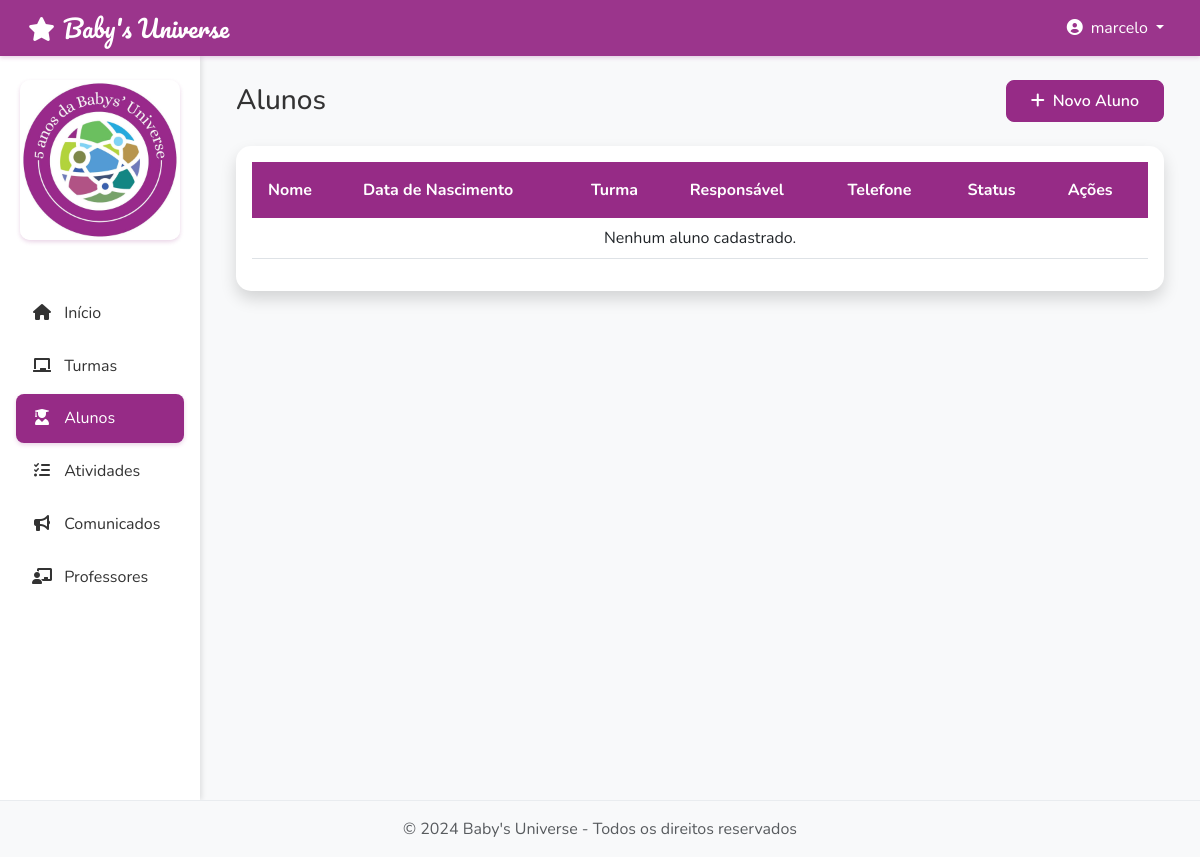
The page /alunos/ (signed in) on the database as committed earlier.
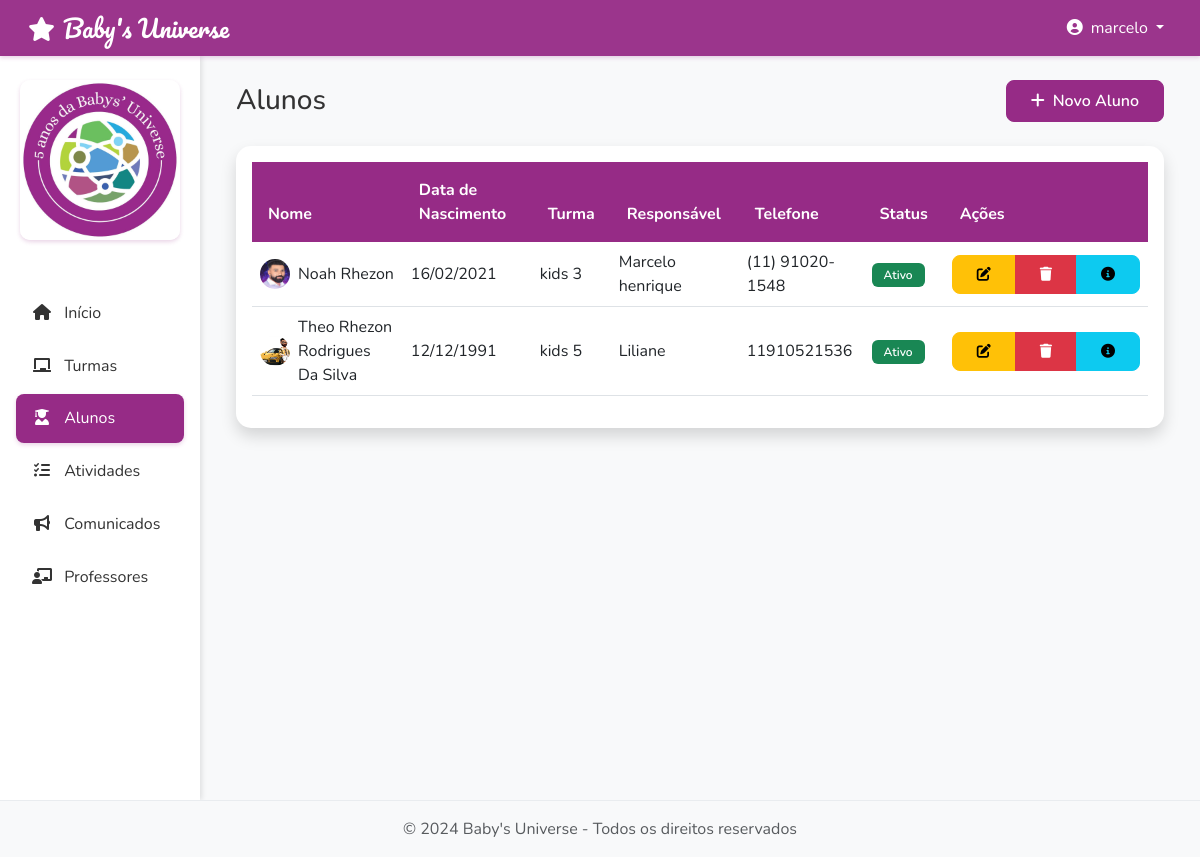
The same page on the database as committed later.
### core/models.py (models this page shows, shortened)
class Aluno(models.Model):
    SEXO_CHOICES = [
        ('M', 'Masculino'),
        ('F', 'Feminino'),
    ]
    TIPO_SANGUINEO_CHOICES = [
        ('A+', 'A+'),
        ('A-', 'A-'),
        ('B+', 'B+'),
        ('B-', 'B-'),
        ('AB+', 'AB+'),
        ('AB-', 'AB-'),
        ('O+', 'O+'),
        ('O-', 'O-'),
    ]
    ESTADO_CIVIL_CHOICES = [
        ('SOLTEIRO', 'Solteiro(a)'),
        ('CASADO', 'Casado(a)'),
        ('DIVORCIADO', 'Divorciado(a)'),
        ('VIUVO', 'Viúvo(a)'),
        ('UNIAO_ESTAVEL', 'União Estável'),
    ]
    nome = models.CharField("Nome Completo", max_length=100)
    data_nascimento = models.DateField("Data de Nascimento")
    sexo = models.CharField("Sexo", max_length=1, choices=SEXO_CHOICES)
    tipo_sanguineo = models.CharField("Tipo Sanguíneo", max_length=3, choices=TIPO_SANGUINEO_CHOICES, blank=True, null=True)
    cpf = models.CharField(
        "CPF",
        max_length=14,
        blank=True,
        null=True,
        validators=[
            RegexValidator(
                regex=r'^\d{3}\.\d{3}\.\d{3}-\d{2}$',
                message="Formato do CPF deve ser XXX.XXX.XXX-XX"
            )
        ]
    )
    rg = models.CharField(
        "RG",
        max_length=20,
        blank=True,
        null=True
    )
    nome_pai = models.CharField("Nome do Pai", max_length=100, blank=True, null=True)
    telefone_pai = models.CharField("Telefone do Pai", max_length=15, blank=True, null=True)
    profissao_pai = models.CharField("Profissão do Pai", max_length=100, blank=True, null=True)
    estado_civil_pai = models.CharField("Estado Civil do Pai", max_length=20, choices=ESTADO_CIVIL_CHOICES, blank=True, null=True)
    nome_mae = models.CharField("Nome da Mãe", max_length=100, blank=True, null=True)
    telefone_mae = models.CharField("Telefone da Mãe", max_length=15, blank=True, null=True)
    profissao_mae = models.CharField("Profissão da Mãe", max_length=100, blank=True, null=True)
    estado_civil_mae = models.CharField("Estado Civil da Mãe", max_length=20, choices=ESTADO_CIVIL_CHOICES, blank=True, null=True)
    cep = models.CharField("CEP", max_length=9, blank=True, null=True)
    logradouro = models.CharField("Logradouro", max_length=200, blank=True, null=True)
    numero = models.CharField("Número", max_length=10, blank=True, null=True)
    complemento = models.CharField("Complemento", max_length=100, blank=True, null=True)
    bairro = models.CharField("Bairro", max_length=100, blank=True, null=True)
    cidade = models.CharField("Cidade", max_length=100, blank=True, null=True)
    estado = models.CharField("Estado", max_length=2, blank=True, null=True)
    responsavel = models.CharField("Nome do Responsável", max_length=100)
    telefone = models.CharField("Telefone de Contato", max_length=15)
    email = models.EmailField("E-mail", blank=True, null=True)
    endereco = models.TextField("Endereço Completo", blank=True)
    turma = models.ForeignKey(
        'Turma',
        on_delete=models.SET_NULL,
        null=True,
        related_name='alunos'
    )
    professor_titular = models.ForeignKey(
        'Professor',
        on_delete=models.SET_NULL,
        null=True,
        blank=True,
        related_name='alunos_titular'
    )
    professor_auxiliar = models.ForeignKey(
        'Professor',
        on_delete=models.SET_NULL,
        null=True,
        blank=True,
        related_name='alunos_auxiliar'
    )
    foto = models.ImageField("Foto do Aluno", upload_to='alunos/', null=True, blank=True)
    observacoes = models.TextField("Observações", blank=True)
    data_criacao = models.DateTimeField("Data de Criação", default=timezone.now)
    ativo = models.BooleanField("Aluno Ativo", default=True)
    class Meta:
        verbose_name = "Aluno"
        verbose_name_plural = "Alunos"
        ordering = ['nome']

class Turma(models.Model):
    PERIODO_CHOICES = [
        ('MANHA', 'Manhã'),
        ('TARDE', 'Tarde'),
        ('INTEGRAL', 'Integral'),
    ]
    nome = models.CharField(max_length=100)
    ano = models.IntegerField()
    periodo = models.CharField(max_length=50, choices=PERIODO_CHOICES)
    professor = models.ForeignKey(User, on_delete=models.SET_NULL, null=True, related_name='turmas')
    data_criacao = models.DateTimeField(default=timezone.now)
    class Meta:
        verbose_name = 'Turma'
        verbose_name_plural = 'Turmas'

### core/views.py (the view)
# urls.py: path('alunos/', views.alunos, name='alunos'),
@login_required
def alunos(request):
    nome = request.GET.get('nome', '')
    turma_id = request.GET.get('turma', '')
    alunos = Aluno.objects.all()
    if nome:
        alunos = alunos.filter(nome__icontains=nome)
    if turma_id:
        alunos = alunos.filter(turma_id=turma_id)
    turmas = Turma.objects.all()
    context = {
        'object_list': alunos,
        'title': 'Alunos',
        'create_url': 'aluno_create',
        'create_text': 'Novo Aluno',
        'headers': ['Nome', 'Data de Nascimento', 'Turma', 'Responsável', 'Telefone', 'Status', 'Ações'],
        'turmas': turmas
    }
    return render(request, 'core/alunos.html', context)

### core/models.py (called while the page is built)
    def __str__(self):
        return f"{self.nome} - {self.get_tipo_display()}"

### templates/core/alunos.html (shortened to what this page needs)
{% extends 'core/base_list.html' %}
{% load static %}
{% block table_headers %}
    <th>Nome</th>
    <th>Data de Nascimento</th>
    <th>Turma</th>
    <th>Responsável</th>
    <th>Telefone</th>
    <th>Status</th>
    <th>Ações</th>
{% endblock %}
{% block table_body %}
    {% for aluno in object_list %}
        <tr>
            <td>
                <div class="d-flex align-items-center">
                    {% if aluno.foto %}
                        <img src="{{ aluno.foto.url }}" alt="Foto de {{ aluno.nome }}" class="rounded-circle me-2" style="width: 30px; height: 30px; object-fit: cover;">
                    {% endif %}
                    {{ aluno.nome }}
                </div>
            </td>
            <td>{{ aluno.data_nascimento|date:"d/m/Y" }}</td>
            <td>{{ aluno.turma.nome }}</td>
            <td>{{ aluno.responsavel }}</td>
            <td>{{ aluno.telefone }}</td>
            <td>
                {% if aluno.ativo %}
                    <span class="badge bg-success">Ativo</span>
                {% else %}
                    <span class="badge bg-danger">Inativo</span>
                {% endif %}
            </td>
            <td>
                <div class="btn-group" role="group">
                    <a href="{% url 'aluno_edit' aluno.id %}" class="btn btn-warning btn-sm" title="Editar">
                        <i class="fas fa-edit"></i>
                    </a>
                    <a href="{% url 'aluno_delete' aluno.id %}" class="btn btn-danger btn-sm" title="Excluir">
                        <i class="fas fa-trash"></i>
                    </a>
                    <button type="button" class="btn btn-info btn-sm" data-bs-toggle="modal" data-bs-target="#alunoModal{{ aluno.id }}" title="Detalhes">
                        <i class="fas fa-info-circle"></i>
                    </button>
                </div>
            </td>
        </tr>
    {% empty %}
        <tr>
            <td colspan="7" class="text-center">Nenhum aluno cadastrado.</td>
        </tr>
    {% endfor %}
{% endblock %}

### templates/core/base_list.html (shortened to what this page needs)
{% extends 'base.html' %}
{% block content %}
<div class="container-fluid">
    <div class="d-flex justify-content-between align-items-center mb-4">
        <h1 class="h3 mb-0 text-gray-800">{{ title }}</h1>
        <a href="{% url create_url %}" class="btn btn-primary">
            <i class="fas fa-plus me-2"></i>{{ create_text }}
        </a>
    </div>
    <div class="card shadow">
        <div class="card-body">
            <div class="table-responsive">
                <table class="table table-hover">
                    <thead>
                        <tr>
                            {% block table_headers %}{% endblock %}
                        </tr>
                    </thead>
                    <tbody>
                        {% block table_body %}
                        {% endblock %}
                    </tbody>
                </table>
            </div>
        </div>
    </div>
</div>
{% endblock %}

### templates/base.html (shortened to what this page needs)
{% load static %}
<!DOCTYPE html>
<html lang="pt-br">
<head>
    <link href="https://cdnjs.cloudflare.com/ajax/libs/font-awesome/6.0.0/css/all.min.css" rel="stylesheet">
    <link href="https://cdn.jsdelivr.net/npm/bootstrap@5.3.0/dist/css/bootstrap.min.css" rel="stylesheet">
    <link href="{% static 'css/theme.css' %}" rel="stylesheet">
</head>
<body>
    <nav class="navbar navbar-expand-lg navbar-dark">
        <div class="container-fluid">
            <a class="navbar-brand" href="{% url 'home' %}">
                <i class="fas fa-star me-2"></i>Baby's Universe
            </a>
            <div class="collapse navbar-collapse" id="navbarNav">
                <ul class="navbar-nav ms-auto">
                    <li class="nav-item dropdown">
                        <a class="nav-link dropdown-toggle" href="#" id="navbarDropdown" role="button" data-bs-toggle="dropdown">
                            <i class="fas fa-user-circle me-2"></i>{{ user.username }}
                        </a>
                    </li>
                </ul>
            </div>
        </div>
    </nav>
    <div class="container-fluid">
        <div class="row">
            <div class="col-md-3 col-lg-2 px-0 sidebar">
                <div class="text-center py-4">
                    <img src="{% static 'img/logo/logo.jpg' %}" alt="Baby's Universe" class="sidebar-logo mb-3">
                </div>
                <nav class="mt-2">
                    <a href="{% url 'home' %}" class="nav-link {% if request.path == '/' %}active{% endif %}">
                        <i class="fas fa-home me-2"></i> Início
                    </a>
                    <a href="{% url 'turmas' %}" class="nav-link {% if 'turmas' in request.path %}active{% endif %}">
                        <i class="fas fa-chalkboard me-2"></i> Turmas
                    </a>
                    <a href="{% url 'alunos' %}" class="nav-link {% if 'alunos' in request.path %}active{% endif %}">
                        <i class="fas fa-user-graduate me-2"></i> Alunos
                    </a>
                    <a href="{% url 'atividades' %}" class="nav-link {% if 'atividades' in request.path %}active{% endif %}">
                        <i class="fas fa-tasks me-2"></i> Atividades
                    </a>
                    <a href="{% url 'comunicados' %}" class="nav-link {% if 'comunicados' in request.path %}active{% endif %}">
                        <i class="fas fa-bullhorn me-2"></i> Comunicados
                    </a>
                    <a href="{% url 'professores' %}" class="nav-link {% if 'professores' in request.path %}active{% endif %}">
                        <i class="fas fa-chalkboard-teacher me-2"></i> Professores
                    </a>
                </nav>
            </div>
            <div class="col-md-9 col-lg-10 px-4 py-4 content">
                {% block content %}
                {% endblock %}
            </div>
        </div>
    </div>
    <footer class="footer mt-auto py-3 bg-light">
        <div class="container text-center">
            <span class="text-muted">© 2024 Baby's Universe - Todos os direitos reservados</span>
        </div>
    </footer>
</body>
</html>

### static/css/theme.css (style rules this page uses)
:root { --primary-color: #962b86; --primary-dark: #7a226b; --primary-light: #b235a0; --secondary-color: #FF69B4; --accent-color: #FFD700; --success-color: #2ECC71; --warning-color: #F1C40F; --danger-color: #E74C3C; --text-color: #333333; --text-muted: #6C757D; --light-bg: #F8F9FA; --white: #FFFFFF; --font-family-base: 'Nunito', sans-serif; --font-family-brand: 'Pacifico', cursive; }
body { font-family: var(--font-family-base); color: var(--text-color); background-color: var(--light-bg); min-height: 100vh; display: flex; flex-direction: column; }
.navbar { background-color: rgba(150, 43, 134, 0.95) !important; box-shadow: 0 2px 4px rgba(150, 43, 134, 0.2); padding: 0.5rem 1rem; }
.navbar-brand { font-family: var(--font-family-brand); font-size: 1.5rem; color: var(--white) !important; padding: 0; }
.navbar-dark .navbar-nav .nav-link { color: var(--white); }
.sidebar { background-color: var(--white); box-shadow: 2px 0 5px rgba(0,0,0,0.1); min-height: calc(100vh - 56px); padding-top: 0; }
.sidebar-logo { max-width: 80%; height: auto; border-radius: 10px; box-shadow: 0 2px 4px rgba(150, 43, 134, 0.2); }
.sidebar .nav-link { color: var(--text-color); padding: 0.8rem 1rem; margin: 0.2rem 1rem; border-radius: 8px; transition: all 0.3s ease; }
.sidebar .nav-link.active { background-color: var(--primary-color); color: var(--white); box-shadow: 0 2px 4px rgba(150, 43, 134, 0.2); }
.sidebar .nav-link i { width: 20px; text-align: center; margin-right: 8px; }
.card { border: none; border-radius: 15px; box-shadow: 0 4px 6px rgba(0,0,0,0.1); transition: transform 0.2s ease; margin-bottom: 1rem; }
.btn { border-radius: 8px; padding: 0.5rem 1.5rem; font-weight: 600; transition: all 0.3s ease; }
.btn-primary { background-color: var(--primary-color); border-color: var(--primary-color); }
.footer { margin-top: auto; background-color: var(--white); border-top: 1px solid #e9ecef; padding: 1rem 0; }
.table thead th { background-color: var(--primary-color); color: var(--white); border: none; padding: 1rem; }
.table tbody td { vertical-align: middle; }
.badge { font-weight: 600; padding: 0.5em 1em; border-radius: 6px; }

Rows that differ between the two databases and show on the page:
added Aluno: foto (picture), nome "Noah Rhezon", data_nascimento "16/02/2021", turma.nome "kids 3", responsavel "Marcelo henrique", telefone "(11) 91020-1548", ativo "Ativo"
added Aluno: foto (picture), nome "Theo Rhezon Rodrigues Da Silva", data_nascimento "12/12/1991", turma.nome "kids 5", responsavel "Liliane", telefone "11910521536", ativo "Ativo"
Other text that changed with them:
text no longer shown: "Nenhum aluno cadastrado."
